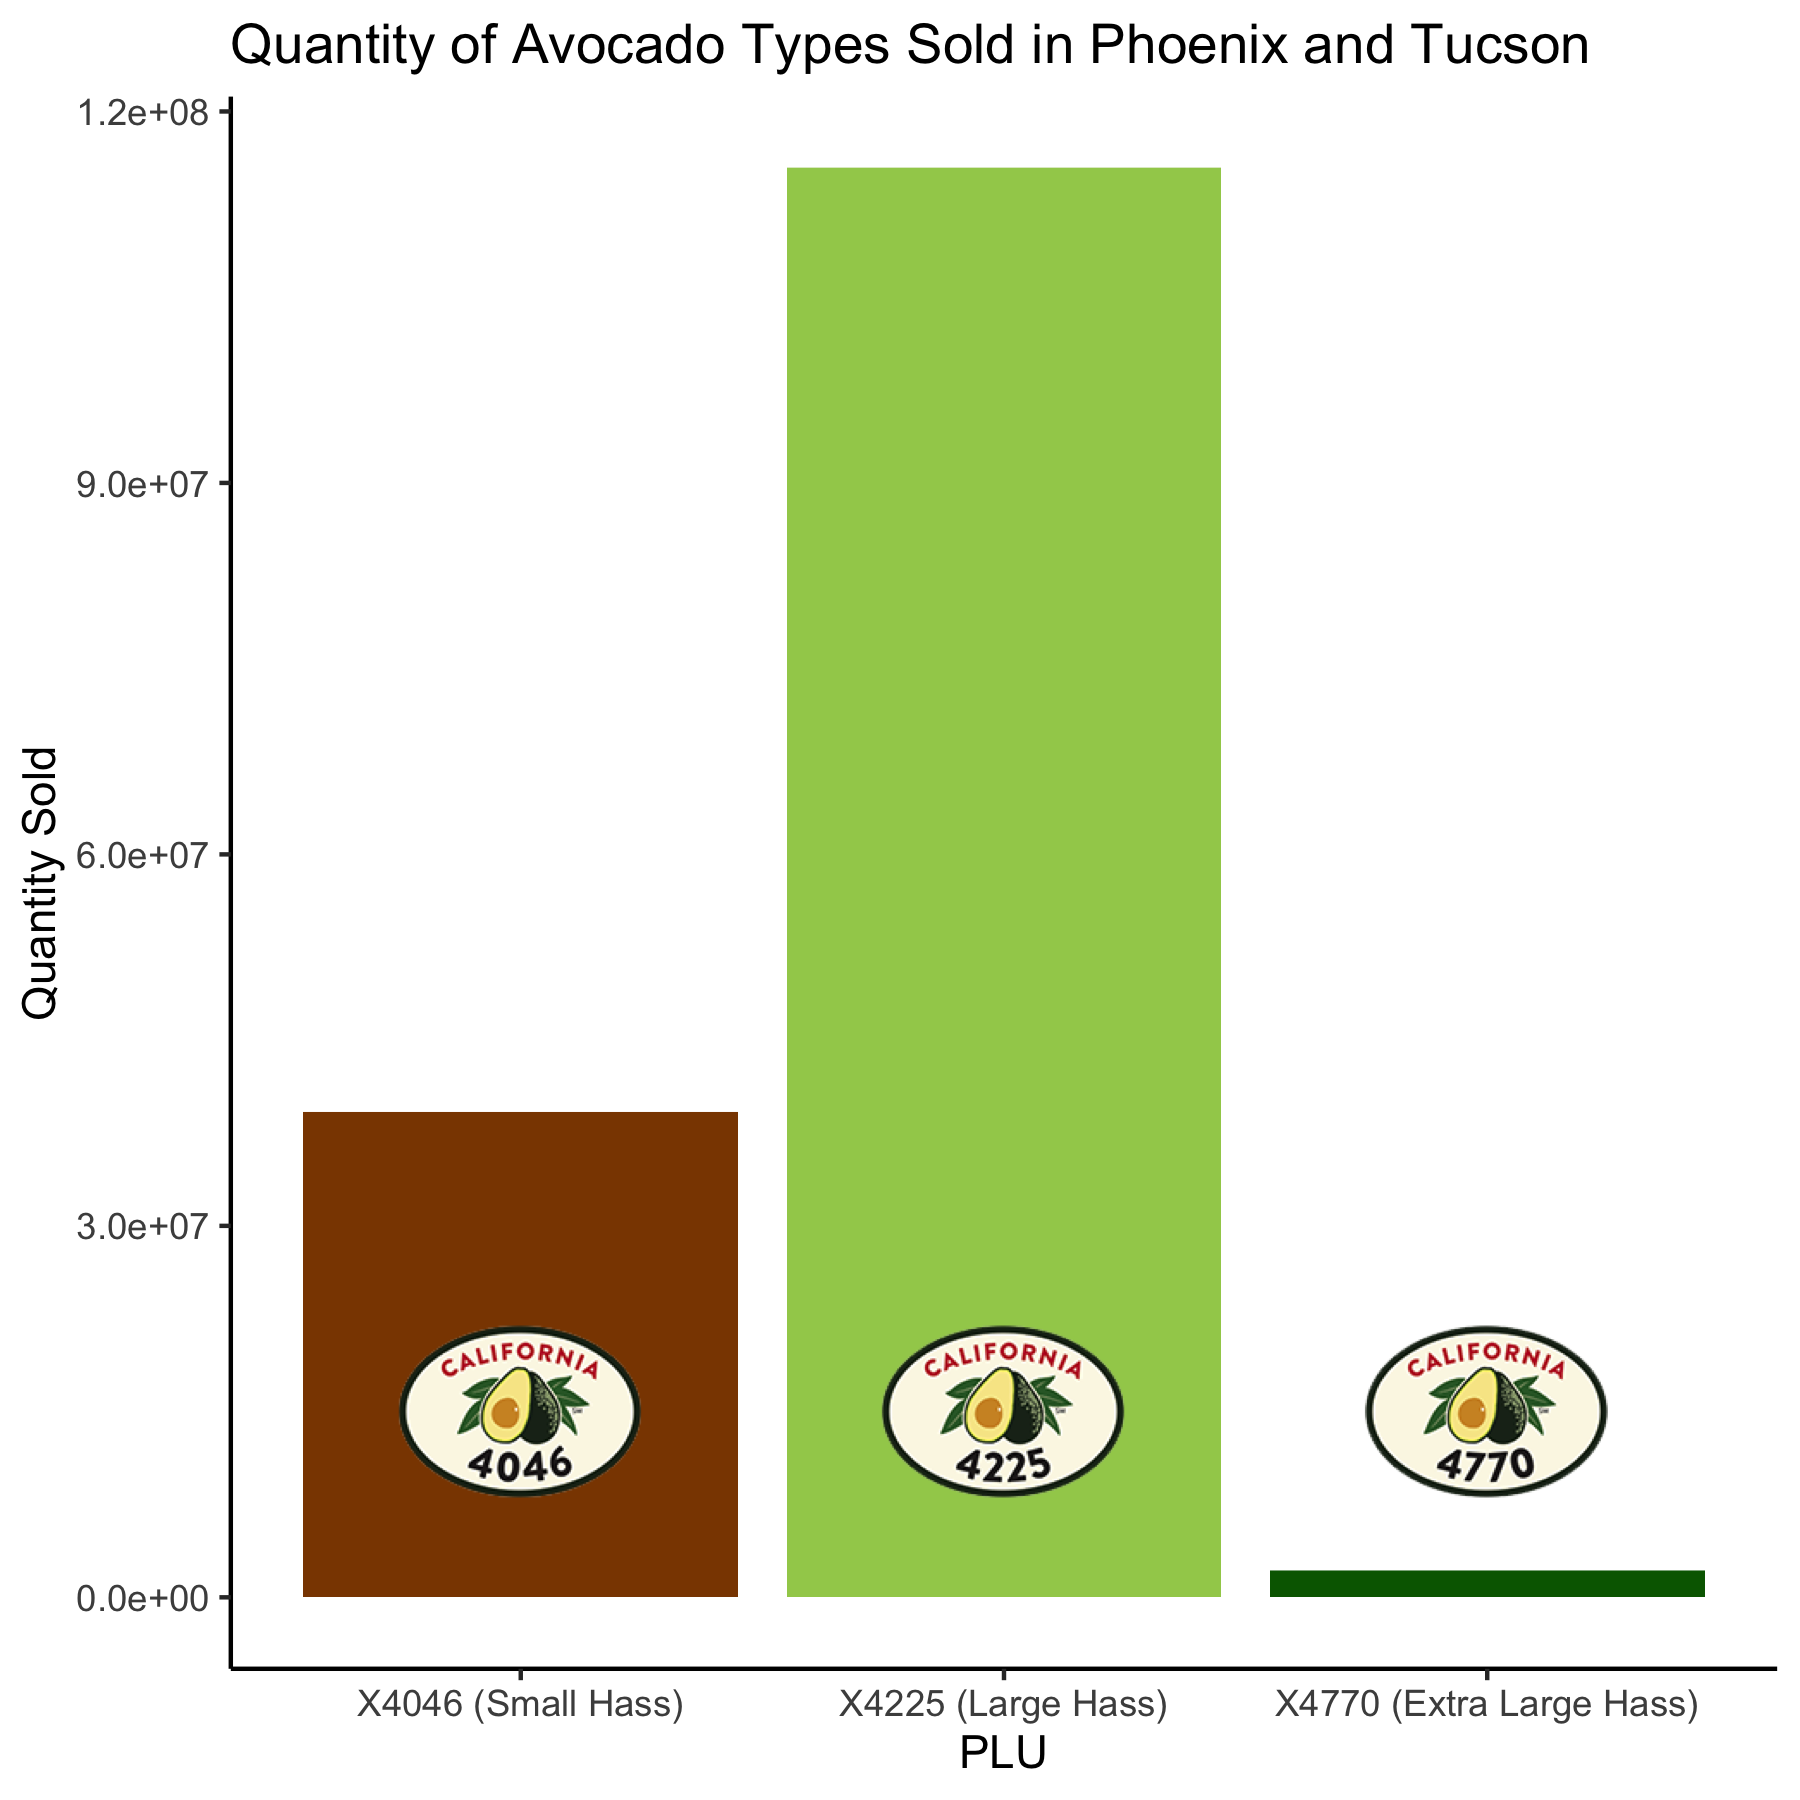

Reproduce this figure in R.
# This script makes a barplot of avocado types sold in the U.S.
# Kathryn Busby
# mkbusby@email.arizona.edu
# May 25, 2020

# Install packages and load libraries.
# install.packages("tidyverse")
# install.packages("ggplot2")
# install.packages("magick")

library(tidyverse)
library(ggplot2)
library(magick)

# Load data.

avocado <- read.csv(file="avocado.csv")

# Clean up data a bit for plotting.

phoenix <- avocado %>%
  filter(region=="PhoneixTucson") %>%
  select(Date, "hass.small" = 'X4046',
         "hass.large" = 'X4225',
         "hass.x.large" = 'X4770') %>%
  pivot_longer(cols = -Date, names_to = "PLU", values_to = "Amount")

# Read in some image files to stick in the plot.

X4046 <- image_read("4046.png")
X4225 <- image_read("4225.png")
X4770 <- image_read("4770.png")

# Make the images into grobs.

gX4046 <- rasterGrob(X4046, interpolate=TRUE)
gX4225 <- rasterGrob(X4225, interpolate=TRUE)
gX4770 <- rasterGrob(X4770, interpolate=TRUE)

# Make the plot.

avo.plot.o <- ggplot(data=phoenix, mapping=aes(x=PLU, y=Amount, fill=PLU)) +
  geom_bar(stat="identity") +
  scale_fill_manual(values=c("darkorange4", "darkolivegreen3", "darkgreen")) +
  guides(fill=FALSE) +
  labs(title="Quantity of Avocado Types Sold in Phoenix and Tucson",
       y="Quantity Sold") +
  scale_x_discrete(labels=c("X4046 (Small Hass)",
                            "X4225 (Large Hass)",
                            "X4770 (Extra Large Hass)")) +
  annotation_custom(grob=gX4046, xmin=.25, xmax=1.75, ymin=5, ymax=3.0e+07) +
  annotation_custom(grob=gX4225, xmin=1.25, xmax=2.75, ymin=5, ymax=3.0e+07) +
  annotation_custom(grob=gX4770, xmin=2.25, xmax=3.75, ymin=5, ymax=3.0e+07) +
  theme_classic()

# Now save the pretty plot as a file:

ggsave(plot = avo.plot.o,
       filename="avocado-type-plot.png",
       width=6, height=6, units="in")

# Cool! It looks like people in southern Arizona buy the small avocados most.
